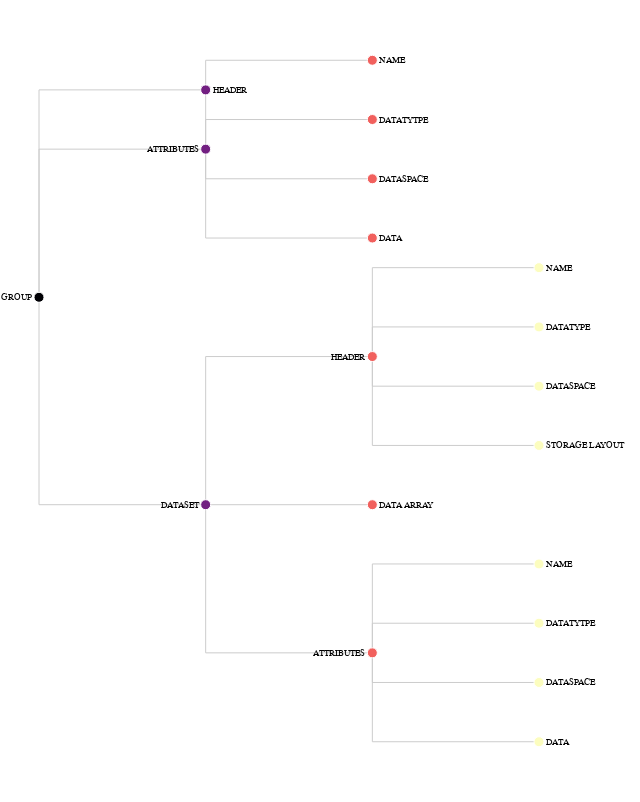

The cell this chart's notebook holds for it:
### Code cell


### Figure 1 — Vega specification as saved in the notebook (floating-point values rounded to 4 significant figures)
{"data": [{"name": "tree", "transform": [{"key": "id", "parentKey": "parent", "type": "stratify"}, {"as": ["y", "x", "depth", "children"], "method": {"signal": "layout"}, "separation": {"signal": "separation"}, "size": [{"signal": "height"}, {"signal": "width - 100"}], "type": "tree"}], "values": [{"id": 1, "name": "GROUP", "parent": null}, {"id": 2, "name": "HEADER", "parent": 1}, {"id": 3, "name": "ATTRIBUTES", "parent": 1}, {"id": 4, "name": "DATASET", "parent": 1}, {"id": 5, "name": "NAME", "parent": 3}, {"id": 6, "name": "DATATYTPE", "parent": 3}, {"id": 7, "name": "DATASPACE", "parent": 3}, {"id": 8, "name": "DATA", "parent": 3}, {"id": 9, "name": "HEADER", "parent": 4}, {"id": 10, "name": "DATA ARRAY", "parent": 4}, {"id": 11, "name": "ATTRIBUTES", "parent": 4}, {"id": 12, "name": "NAME", "parent": 9}, {"id": 13, "name": "DATATYPE", "parent": 9}, {"id": 14, "name": "DATASPACE", "parent": 9}, {"id": 15, "name": "STORAGE LAYOUT", "parent": 9}, {"id": 16, "name": "NAME", "parent": 11}, {"id": 17, "name": "DATATYTPE", "parent": 11}, {"id": 18, "name": "DATASPACE", "parent": 11}, {"id": 19, "name": "DATA", "parent": 11}]}, {"name": "links", "source": "tree", "transform": [{"type": "treelinks"}, {"orient": "horizontal", "shape": {"signal": "links"}, "type": "linkpath"}]}], "height": 800, "marks": [{"encode": {"update": {"path": {"field": "path"}, "stroke": {"value": "#ccc"}}}, "from": {"data": "links"}, "type": "path"}, {"encode": {"enter": {"size": {"value": 100}, "stroke": {"value": "#fff"}}, "update": {"fill": {"field": "depth", "scale": "color"}, "x": {"field": "x"}, "y": {"field": "y"}}}, "from": {"data": "tree"}, "type": "symbol"}, {"encode": {"enter": {"baseline": {"value": "middle"}, "fontSize": {"value": 9}, "text": {"field": "name"}}, "update": {"align": {"signal": "datum.children ? 'right' : 'left'"}, "dx": {"signal": "datum.children ? -7 : 7"}, "opacity": {"signal": "labels ? 1 : 0"}, "x": {"field": "x"}, "y": {"field": "y"}}}, "from": {"data": "tree"}, "type": "text"}], "padding": 1, "scales": [{"domain": {"data": "tree", "field": "depth"}, "name": "color", "range": {"scheme": "magma"}, "type": "linear", "zero": true}], "signals": [{"bind": {"input": "checkbox"}, "name": "labels", "value": true}, {"bind": {"input": "radio", "options": ["tidy", "cluster"]}, "name": "layout", "value": "tidy"}, {"bind": {"input": "select", "options": ["line", "curve", "diagonal", "orthogonal"]}, "name": "links", "value": "orthogonal"}, {"bind": {"input": "checkbox"}, "name": "separation", "value": true}], "width": 600}
